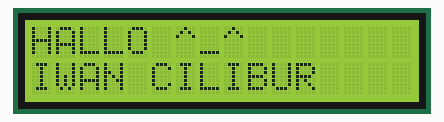
Bench run of a sketch on a simulated Arduino Uno, built with avr-gcc and run on an emulated ATmega328P. On the bench: 16×2 character LCD.

Above: at 0.1 s.
At 1.2 s:
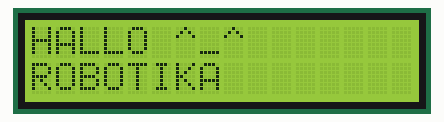

The sketch:

6._LCD_16x2_I2c.ino
```cpp
#include <LiquidCrystal_I2C.h>
#include <Wire.h>

LiquidCrystal_I2C lcd(0x27, 16, 2);

void setup() {
 Serial.begin(115200);
 lcd.begin();
}

void loop() {
  lcd.clear();
  lcd.setCursor(0,0); lcd.print("HALLO ^_^");
  lcd.setCursor(0,1);lcd.print("IWAN CILIBUR");
  delay(1000);

  lcd.clear();
  lcd.setCursor(0,0); lcd.print("HALLO ^_^");
  lcd.setCursor(0,1);lcd.print("ROBOTIKA");
  delay(1000);
}
```

Measured:
- what the display in image 1 shows lasts 1.0 s, from 1.1 s to 2.1 s
